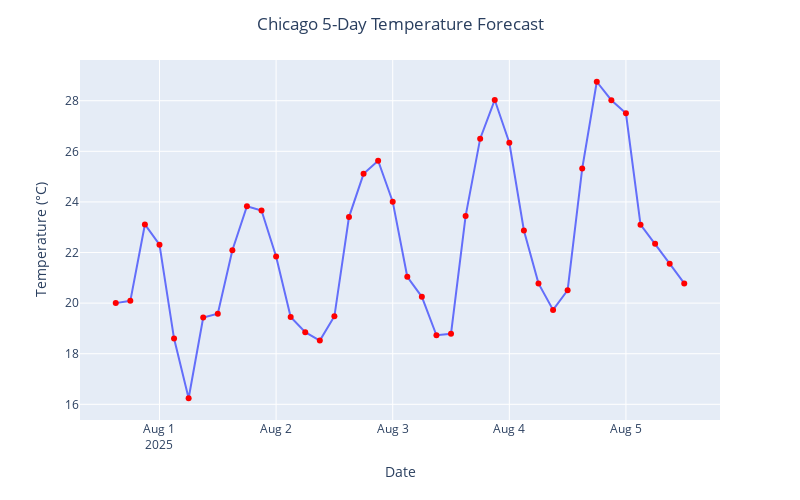

Notebook cell for this chart:
### Markdown cell above
Plot a line chart of temperature against date.

### Code cell
fig6 = px.line(x = five_day_date, y = five_day_temp, markers=True, width = 800, height = 500)
fig6.update_layout(title = {'text' : 'Chicago 5-Day Temperature Forecast', 'x' : 0.5, 'xanchor' : 'center'}, xaxis_title_text = 'Date', yaxis_title_text = 'Temperature (°C)')
fig6.update_traces(hovertemplate = 'Date/Time: %{x}<br>Temperature: %{y:.1f} °C<extra></extra>', marker=dict(color='red'))
fig6.show()

### Figure 1 — Plotly figure (JSON) as saved in the notebook; plotly's stock layout.template omitted (floating-point values rounded to 4 significant figures)
{"data": [{"hovertemplate": "Date/Time: %{x}<br>Temperature: %{y:.1f} °C<extra></extra>", "legendgroup": "", "line": {"color": "#636efa", "dash": "solid"}, "marker": {"color": "red", "symbol": "circle"}, "mode": "lines+markers", "name": "", "orientation": "v", "showlegend": false, "type": "scatter", "x": ["2025-07-31T15:00:00", "2025-07-31T18:00:00", "2025-07-31T21:00:00", "2025-08-01T00:00:00", "2025-08-01T03:00:00", "2025-08-01T06:00:00", "2025-08-01T09:00:00", "2025-08-01T12:00:00", "2025-08-01T15:00:00", "2025-08-01T18:00:00", "2025-08-01T21:00:00", "2025-08-02T00:00:00", "2025-08-02T03:00:00", "2025-08-02T06:00:00", "2025-08-02T09:00:00", "2025-08-02T12:00:00", "2025-08-02T15:00:00", "2025-08-02T18:00:00", "2025-08-02T21:00:00", "2025-08-03T00:00:00", "2025-08-03T03:00:00", "2025-08-03T06:00:00", "2025-08-03T09:00:00", "2025-08-03T12:00:00", "2025-08-03T15:00:00", "2025-08-03T18:00:00", "2025-08-03T21:00:00", "2025-08-04T00:00:00", "2025-08-04T03:00:00", "2025-08-04T06:00:00", "2025-08-04T09:00:00", "2025-08-04T12:00:00", "2025-08-04T15:00:00", "2025-08-04T18:00:00", "2025-08-04T21:00:00", "2025-08-05T00:00:00", "2025-08-05T03:00:00", "2025-08-05T06:00:00", "2025-08-05T09:00:00", "2025-08-05T12:00:00"], "xaxis": "x", "y": [20, 20.09, 23.11, 22.31, 18.6, 16.24, 19.43, 19.58, 22.09, 23.83, 23.66, 21.84, 19.45, 18.85, 18.52, 19.48, 23.4, 25.11, 25.63, 24.01, 21.04, 20.25, 18.73, 18.79, 23.44, 26.5, 28.03, 26.34, 22.87, 20.78, 19.73, 20.51, 25.32, 28.75, 28.02, 27.5, 23.1, 22.35, 21.56, 20.78], "yaxis": "y"}], "layout": {"height": 500, "legend": {"tracegroupgap": 0}, "margin": {"t": 60}, "title": {"text": "Chicago 5-Day Temperature Forecast", "x": 0.5, "xanchor": "center"}, "width": 800, "xaxis": {"anchor": "y", "domain": [0, 1], "title": {"text": "Date"}}, "yaxis": {"anchor": "x", "domain": [0, 1], "title": {"text": "Temperature (°C)"}}}}
